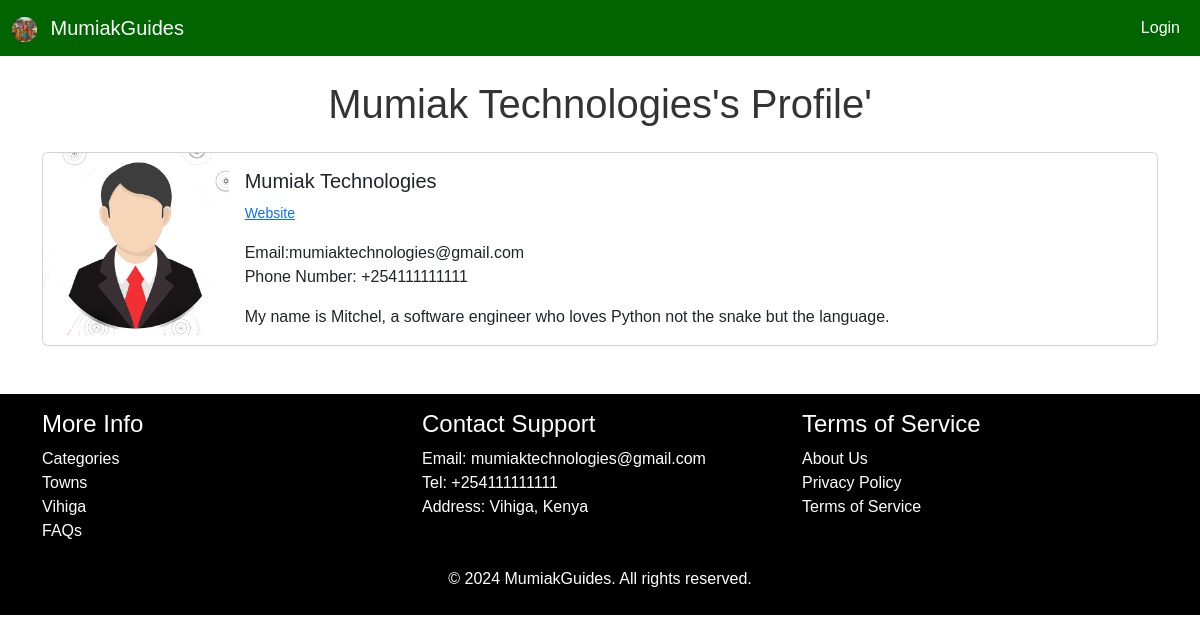
The app's page /users/1/profile/ with its own data.
### listings/models.py (models this page shows, shortened)
class UserProfile(models.Model):
    GENDER_CHOICES = [
        ('female', 'Female'),
        ('male', 'Male'),
        ('other', 'Other'),
        ('prefer_not_to_say', 'Prefer not to say'),
    ]
    user = models.OneToOneField(User, null=True, on_delete=models.CASCADE)
    bio = models.TextField()
    profile_pic = models.ImageField(null=True, blank=True, upload_to="profiles/")
    website_url = models.CharField(max_length=255, null=True, blank=True)
    x_url = models.CharField(max_length=255, null=True, blank=True)
    instagram_url = models.CharField(max_length=255, null=True, blank=True)
    tiktok_url = models.CharField(max_length=255, null=True, blank=True)
    facebook_url = models.CharField(max_length=255, null=True, blank=True)
    gender = models.CharField(max_length=20, choices=GENDER_CHOICES, null=True, blank=True)
    mobile_number = models.CharField(
        max_length=15,
        validators=[
            RegexValidator(
                regex=r'^\+?1?\d{9,15}$',
                message="Phone number must be entered in the format: '+999999999'. Up to 15 digits allowed."
            ),
        ],
        blank=True,
        null=True,
        help_text="Enter your mobile number in the format: '+999999999'. Up to 15 digits allowed."
    )

### users/views.py (the view)
# urls.py: path('<int:pk>/profile/', ProfilePageView.as_view(), name="user_profile"),
class ProfilePageView(DetailView):
    model = UserProfile
    template_name = "profile/user_profile.html"
    def get_context_data(self, *args, **kwargs):
        context = super(ProfilePageView, self).get_context_data(*args, **kwargs)
        page_user = get_object_or_404(UserProfile, id=self.kwargs['pk'])
        context["page_user"] = page_user
        return context

### users/templates/profile/user_profile.html (shortened to what this page needs)
{% extends 'base.html' %}
{% load static %}
{% block content %}
<h1 class="text-center mt-4">
    {{ page_user.user.first_name }} {{ page_user.user.last_name }}'s Profile'
</h1>
<div class="card mb-3 mt-4">
    <div class="row g-0">
        <div class="col-md-2">
            {% if page_user.profile_pic and page_user.profile_pic.url %}
            <img src="{{ page_user.profile_pic.url }}" class="img-fluid rounded-start"
                alt="{{ listing.owner.first_name }}">
            {% else %}
            <img src="{% static 'images/profile.png' %}" class="img-fluid rounded-start"
                alt="{{ listing.owner.first_name }}">
            {% endif %}
        </div>
        <div class="col-md-10">
            <div class="card-body">
                <h5 class="card-title">{{ page_user.user.first_name }} {{ page_user.user.last_name }}</h5>
                <p class="card-text">
                    <small class="text-body-secondary">
                        {% if page_user.website_url %}
                        <a href="{{ page_user.website_url }}" target="_blank">Website</a>
                        {% endif %}
                    </small>
                </p>
                <a href="{{ page_user.user.email }}" class="nav-link mt-2">Email:{{ page_user.user.email }}</a>
                <p>Phone Number: {{ page_user.mobile_number}}</p>
                <p class="card-text">{{ page_user.bio }}</p>
            </div>
        </div>
    </div>
</div>
{% endblock %}

### static/css/style.css (style rules this page uses)
* { padding: 0; margin: 0; font-family: sans-serif; }

### listings/templates/base.html (style rules this page uses)
body { background-color: #ffffff; color: #333333; }

### records on screen
UserProfile: user.first_name "Mumiak", user.last_name "Technologies", profile_pic (placeholder picture), user.email "mumiaktechnologies@gmail.com", mobile_number "+254111111111", bio "My name is Mitchel, a software engineer who loves Python not the snake but the language."
